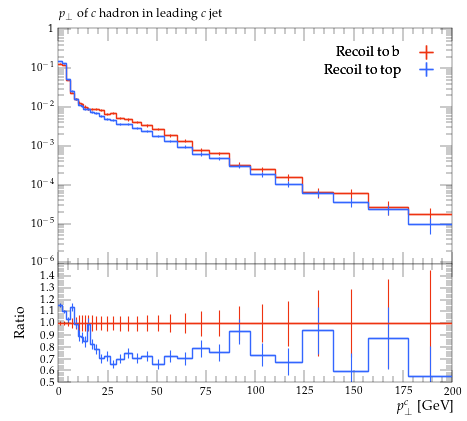

Generate this figure with Python:
#! /usr/bin/env python

# This Python script was auto-generated using YODA v2.0.2.
# Analysis object: /MC_HFJETS/ptCHadrLead
# Timestamp: 28-07-2026 (11:04:25)

import matplotlib as mpl
import matplotlib.pyplot as plt
mpl.use('Agg') # comment out for interactive use
import os
import numpy as np

plotDir = os.path.split(os.path.realpath(__file__))[0]
if 'YODA_USER_PLOT_PATH' in globals():
    plot_outdir = globals()['YODA_USER_PLOT_PATH']
else:
    plot_outdir = plotDir

#plot style
plt.style.use(os.path.join(plotDir, '../default.mplstyle'))
# plot metadata
figW, figH = plt.rcParams['figure.figsize']
ax_xLabel = r'$p_\perp^c$ [GeV]'
ax_yLabel = r''
ax_title  = r'$p_\perp$ of $c$ hadron in leading $c$ jet'
ax_xScale = 'linear'
ax_yScale = 'log'
xLims = (0.0, 200.0)
yLims = (9e-07, 1.1)

# TeX-friendly labels for the legend
labels = {
    'legend' : ([ r"Recoil to b", r"Recoil to top" ], r""),
}

# Adjust canvas width and height
canvasW = 10.0
canvasH = 9.0
figW *= canvasW/10.
figH *= canvasH/9.

# Create figure and axis objects
fig, (ax, ratio0_ax) = plt.subplots(2, 1, sharex=True,
                  figsize=(figW,figH), gridspec_kw={'height_ratios': (6.0, 3.0)})

# Set figure margins
plt.subplots_adjust(
    left   = 1.0 * plt.rcParams['figure.subplot.left'],
    right  = 1.0 * plt.rcParams['figure.subplot.right'],
    top    = 1.0 * plt.rcParams['figure.subplot.top'],
    bottom = 1.0 * plt.rcParams['figure.subplot.bottom'])

ratio0_ax.yaxis.set_major_locator(mpl.ticker.MultipleLocator(0.1))
ratio0_ax.set_ylim(0.5, 1.4999)
ratio0_ax.set_ylabel('Ratio')

# the numerical data is stored in a separate file
dataf = dict()
prefix = os.path.split(__file__)[0]
if prefix:    prefix = prefix + '/'
exec(open(prefix+'ptCHadrLead__data.py').read(), dataf)


legend_handles = dict() # keep track of handles for the legend

# style options for curves
# starts at zorder>=5 to draw curve on top of legend
styles = {
  'recoil_b': {
    'color' : '#EE3311',
    'linestyle' : '-',
    'linewidth' : 1,
    'marker' : 'none',
    'markersize' : 2,
    'capsize' : 0.0,
    'zorder' : 5,
    'histstyle' : 1,
    'drawstyle' : 'steps-pre',
    'xerrorbars' : 1,
    'yerrorbars' : 1,
    'fillcolor' : None,
    'fillopacity' : 1.0,
    'ratio0_linestyle' : '-',
    'ratio0_linewidth' : 1,
    'ratio0_marker' : 'none',
    'ratio0_markersize' : 2,
    'ratio0_capsize' : 0.0,
    'ratio0_zorder' : 5,
    'ratio0_histstyle' : 1,
    'ratio0_drawstyle' : 'steps-pre',
    'ratio0_xerrorbars' : 1,
    'ratio0_yerrorbars' : 1,
  },
  'recoil_top': {
    'color' : '#3366FF',
    'linestyle' : '-',
    'linewidth' : 1,
    'marker' : 'none',
    'markersize' : 2,
    'capsize' : 0.0,
    'zorder' : 6,
    'histstyle' : 1,
    'drawstyle' : 'steps-pre',
    'xerrorbars' : 1,
    'yerrorbars' : 1,
    'fillcolor' : None,
    'fillopacity' : 1.0,
    'ratio0_linestyle' : '-',
    'ratio0_linewidth' : 1,
    'ratio0_marker' : 'none',
    'ratio0_markersize' : 2,
    'ratio0_capsize' : 0.0,
    'ratio0_zorder' : 6,
    'ratio0_histstyle' : 1,
    'ratio0_drawstyle' : 'steps-pre',
    'ratio0_xerrorbars' : 1,
    'ratio0_yerrorbars' : 1,
  },
}

# curve from input yoda files in main panel
for label, yvals in dataf['yvals'].items():
    if all(np.isnan(v) for v in dataf['yvals'][label]):
        continue
    tmp = None
    if styles[label]['histstyle']: # draw as histogram
        xpos = dataf['xedges'][label] if styles[label]['drawstyle'] else dataf['xpoints'][label]
        ypos = np.insert(yvals, 0, yvals[0]) if styles[label]['drawstyle'] else yvals
        if styles[label]['fillcolor']: # fill area below curve
            ax.fill_between(xpos, ypos, step='pre',
                            color=styles[label]['fillcolor'],
                            alpha=styles[label]['fillopacity'])
        tmp, = ax.plot(xpos, ypos,
                       color=styles[label]['color'],
                       linestyle=styles[label]['linestyle'],
                       linewidth=styles[label]['linewidth'],
                       drawstyle=styles[label]['drawstyle'], solid_joinstyle='miter',
                       zorder=styles[label]['zorder'], label=label)
    tmp = ax.errorbar(dataf['xpoints'][label], yvals,
                      xerr=np.array(dataf['xerrs'][label])*styles[label]['xerrorbars'],
                      yerr=np.array(dataf['yerrs'][label])*styles[label]['yerrorbars'],
                      fmt=styles[label]['marker'], capsize=styles[label]['capsize'],
                      markersize=styles[label]['markersize'],
                      ecolor=styles[label]['color'],
                      color=styles[label]['color'], zorder=styles[label]['zorder'])
    tmp[-1][0].set_linestyle(styles[label]['linestyle'])
    tmp[-1][0].set_linewidth(styles[label]['linewidth'])
    if label in dataf['add_legend_handle']:  legend_handles[label] = tmp
    for varLabel in dataf['variation_yvals'].keys():
        if varLabel.startswith(label):
            tmp, = ax.plot(dataf['xedges'][label], dataf['variation_yvals'][varLabel],
                           color=styles[label]['color'],
                           linestyle=styles[label]['linestyle'],
                           linewidth=styles[label]['linewidth'],
                           drawstyle='steps-pre', solid_joinstyle='miter',
                           zorder=styles[label]['zorder'], alpha=0.5)


# plots on ratio panel
# curve from input yoda files in ratio panel
for label, yvals in dataf['ratio0_yvals'].items():
    if all(np.isnan(v) for v in yvals):
        continue
    if styles[label]['ratio0_histstyle']: # plot as histogram
        xpos = dataf['xedges']['recoil_b'] if styles[label]['ratio0_drawstyle'] else dataf['xpoints']['recoil_b']
        ypos = np.insert(yvals, 0, yvals[0]) if styles[label]['ratio0_drawstyle'] else yvals
        ratio0_ax.plot(xpos, ypos,
                       color=styles[label]['color'],
                       linewidth=styles[label]['linewidth'],
                       linestyle=styles[label]['ratio0_linestyle'],
                       drawstyle=styles[label]['ratio0_drawstyle'], zorder=styles[label]['zorder'],
                       solid_joinstyle='miter')
    tmp = ratio0_ax.errorbar(dataf['xpoints']['recoil_b'], yvals,
                             xerr=np.array(dataf['ref_xerrs'])*styles[label]['ratio0_xerrorbars'],
                             yerr=np.array(dataf['ratio0_yerrs'][label])*styles[label]['ratio0_yerrorbars'],
                             fmt=styles[label]['ratio0_marker'], capsize=styles[label]['ratio0_capsize'],
                             markersize=styles[label]['ratio0_markersize'],
                             ecolor=styles[label]['color'],
                             color=styles[label]['color'])
    tmp[-1][0].set_linestyle(styles[label]['ratio0_linestyle'])
    tmp[-1][0].set_linewidth(styles[label]['ratio0_linewidth'])

    for varlabel in dataf['ratio0_variation_vals'].keys():
        if varlabel.startswith(label):
            ratio0_ax.plot(dataf['xedges']['recoil_b'],
                            dataf['ratio0_variation_vals'][varlabel],
                            color=styles[label]['color'],
                            linestyle=styles[label]['linestyle'],
                            linewidth=styles[label]['linewidth'],
                            drawstyle='steps-pre', solid_joinstyle='miter',
                            zorder=1, alpha=0.5)

legend_items = list(legend_handles.values())
ax.add_artist(ax.legend(legend_items,
                        labels['legend'][0],
                        title=labels['legend'][1],
                        alignment='right',
                        loc='upper right',
                        bbox_to_anchor=(1.0, 0.97),markerfirst=False))

# set plot metadata as defined above
ratio0_ax.set_xlabel(ax_xLabel)
ratio0_ax.xaxis.set_label_coords(1., -0.15)
ax.set_ylabel(ax_yLabel, ha='right', va='top')
ax.yaxis.set_label_coords(-0.11, 1.0)
ax.set_title(ax_title, loc='left')
ax.set_xscale(ax_xScale)
ax.set_yscale(ax_yScale)
ax.set_xlim(xLims)
ax.set_ylim(yLims)

# tick formatting
plt.rcParams['xtick.top'] = True
plt.rcParams['ytick.right'] = True
ax.yaxis.set_major_locator(mpl.ticker.LogLocator(base=10.0, numticks=np.inf))
ax.yaxis.set_minor_locator(mpl.ticker.LogLocator(
                           base=10.0, subs=np.arange(0.1, 1, 0.1), numticks=np.inf))
fig.align_ylabels((ax, ratio0_ax))
plt.savefig(os.path.join(plot_outdir, 'ptCHadrLead.pdf'), format='PDF')
plt.savefig(os.path.join(plot_outdir, 'ptCHadrLead.png'), format='PNG')

plt.close(fig)
